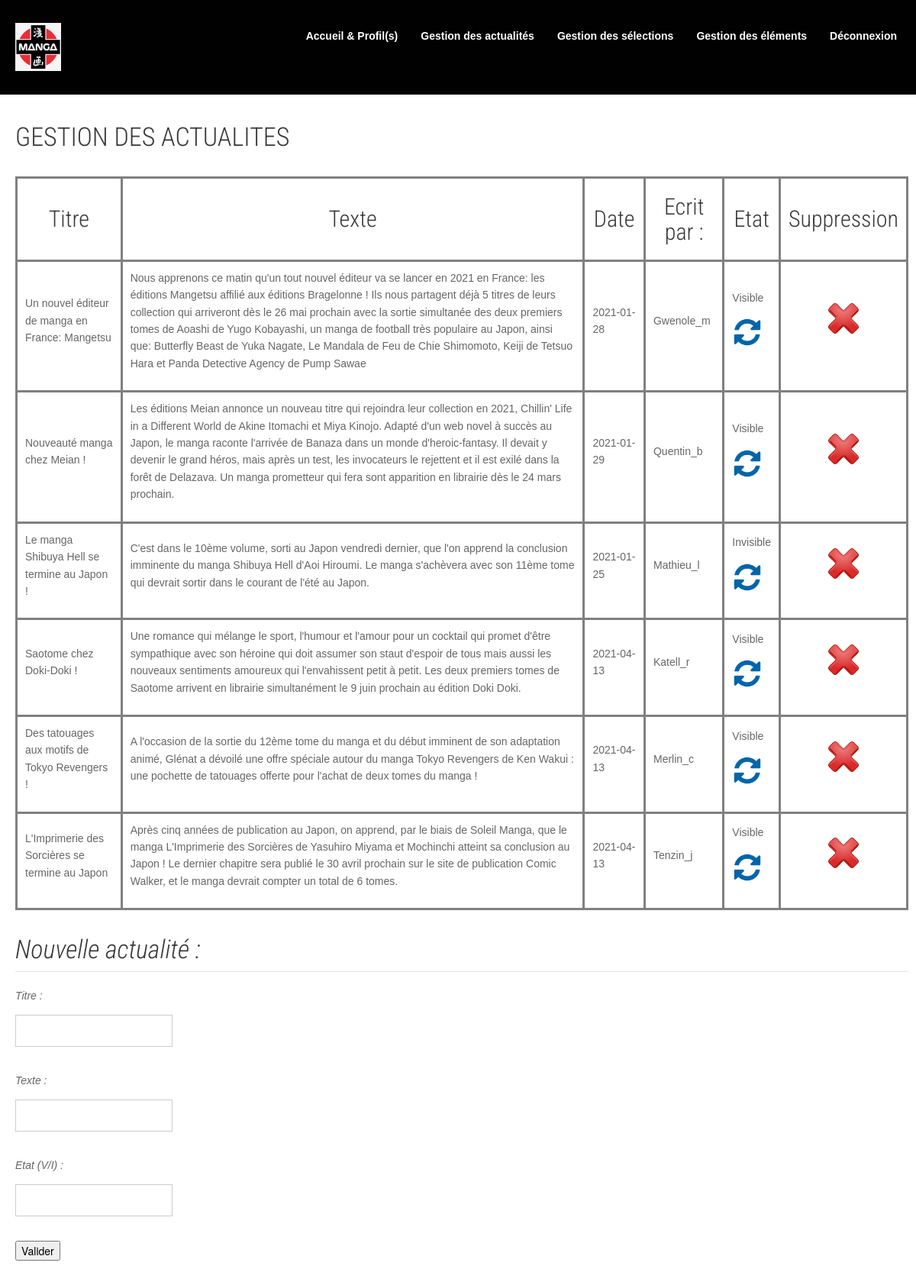
The app's page /admin_actualite.php (signed in) with its own data.
### tables this page shows
CREATE TABLE `t_actualite_act` (
  `act_numero` int(11) NOT NULL,
  `act_titre` varchar(50) NOT NULL,
  `act_texte` varchar(500) NOT NULL,
  `act_date_publication` varchar(10) NOT NULL,
  `act_etat` char(1) NOT NULL,
  `com_pseudo` varchar(50) NOT NULL
);

### admin_actualite.php (the view, shortened to what this page needs)
<html lang="en">
 <head>
  <link href="assets/css/bootstrap.css" rel="stylesheet" />
  <link href="assets/css/bootstrap-responsive.css" rel="stylesheet" />
  <link href="assets/css/prettyPhoto.css" rel="stylesheet" />
  <link href="assets/css/animate.css" rel="stylesheet" />
  <link href="assets/css/style.css" rel="stylesheet" />
  <link href="assets/color/default.css" rel="stylesheet" />
 </head>
 <body>
 <header>
    <div id="topnav" class="navbar navbar-fixed-top default">
      <div class="navbar-inner">
        <div class="container">
          <div class="logo">
            <img width='60' src="assets/img/manga.png" alt="" />
          </div>
          <div class="navigation">
            <nav>
              <ul class="nav pull-right">
                <li><a href="admin_accueil.php" class="external">Accueil & Profil(s)</a></li>
                <li><a href="admin_actualite.php" class="external">Gestion des actualités</a></li>
                <li><a href="admin_selection.php" class="external">Gestion des sélections</a></li>
                <li><a href="admin_element.php" class="external">Gestion des éléments</a></li>
                <li><a href="deconnexion.php" class="external">Déconnexion</a></li>
              </ul>
            </nav>
          </div>
        </div>
      </div>
    </div>
  </header>
 	<section class="section">
    <div class="container">
      <div class="row">
        <div class="span12"></div>
    	</div>
			<h1>GESTION DES ACTUALITES</h1>
	    <br />
			<?php
			  $mysqli = new mysqli("localhost","root","", "showroom", 3307);
			  $requete="SELECT * FROM t_actualite_act;";
			  echo ("<table cellpadding=\"10px\">");
				  echo ("<tr>");
				    echo ("<th>"); echo ("<h2>Titre</h2>"); echo ("</th>");
				    echo ("<th>"); echo ("<h2>Texte</h2>"); echo ("</th>");
				    echo ("<th>"); echo ("<h2>Date</h2>"); echo ("</th>");
				    echo ("<th>"); echo ("<h2>Ecrit par :</h2>"); echo ("</th>");
				    echo ("<th>"); echo ("<h2>Etat</h2>"); echo ("</th>");
				    echo ("<th>"); echo ("<h2>Suppression</h2>"); echo ("</th>");
				  echo ("</tr>");
			    $result1 = $mysqli->query($requete);
		      while ($act = $result1->fetch_assoc())
				  {
					 	echo ("<tr>");
					   	echo ("<td>"); echo ("<p>" .$act['act_titre']. "</p>"); echo ("</td>");
					   	echo ("<td>"); echo ("<p>" .$act['act_texte']. "</p>"); echo ("</td>");
				    	echo ("<td>"); echo ("<p>" .$act['act_date_publication']. "</p>"); echo ("</td>");
				    	echo ("<td>"); echo ("<p>" .$act['com_pseudo']. "</p>"); echo ("</td>");
				    	if ($act['act_etat']=='V') {
				      	echo ("<td><p>Visible</p>");
				      }
				      else {
				      	echo ("<td><p>Invisible</p>");
				      }
				    	echo("
				    	<form action='actualite_action.php' method='post'>
				    		<input id='image' type='image' width='50' height='40' src='images/refresh.png' align='center' alt='Login'/>");
								echo("<input type=\"hidden\" name=\"titre\" value=\"" .$act['act_titre']. "\"/>
								<input type=\"hidden\" name=\"action\" value=\"action_modif_etat\"/>
							</form> ");
				    	echo ("</td>");
				    	echo ("<td>");
				    	echo("
				    	<form action='actualite_action.php' method='post'>
				    		<div style='text-align: center'>
									<input id='image' type='image' width='50' height='40' src='images/croix_rouge.png' align='center' alt='Login'/>
								</div>
								<input type=\"hidden\" name=\"action\" value=\"action_supp_act\"/>
								<input type=\"hidden\" name=\"numero\" value=\"" .$act['act_numero']. "\"/>
							</form> ");
				    	echo ("</td>");
				   	echo ("</tr>");
		    	}
			  echo ("</table>");
			  echo ("<br />");
		    echo ("<fieldset>");
	       	echo("<legend><h1><em><span>Nouvelle actualité : </span></h1></legend>");
	       	echo("<form action=\"actualite_action.php\" method=\"post\">");
	          echo("<p>Titre :</p> <input type=\"text\" name=\"titre\"/> <br /><br />");
	        	echo("<p>Texte :</p> <input type=\"text\" name=\"texte\"/> <br /><br />");
	          echo("<p>Etat (V/I) :</p> <input type=\"text\" name=\"etat\"/> <br /><br />");
	          echo("<input type=\"submit\" value=\"Valider\">");
	      	echo("</form>");
	      echo("</fieldset>");
	 		?>
 		</div>
  </section>
 </body>
</html>

### assets/css/style.css (style rules this page uses)
body { margin: 0; padding:0; font-family: Arial, Tahoma, Verdana, Sans-serif; font-size: 14px; line-height: 1.6em; color: #666; background-color: #ffffff; }
h1, h2, h3, h4, h5, h6 { font-family: 'Roboto Condensed', sans-serif; line-height:1.1em; color: #3a3a3a; font-weight:300; margin-bottom:10px; }
h1 { font-size: 34px; }
h2 { font-size: 30px; }
section { padding:120px 0 40px 0; }
.container { padding: 0 20px 0 20px; }
.row { margin-bottom:40px; }
header { position:relative; }
header .logo { float:left; margin:30px 0 0; }
.navigation { margin:30px 0 0; }
.navbar { padding:0 0 20px; margin:0; }
.navbar .nav { margin: 0 0 0 0; }
.navbar .nav > li > a { float: none; color: #fff; line-height:1em; text-decoration: none; text-shadow:none; z-index:100; outline:0; font-weight:bold; }
.default { background:#010101; border-bottom:1px solid #222; }

### assets/color/default.css (style rules this page uses)
a { color: #3498db; }

### assets/css/overwrite.css (style rules this page uses)
img { max-width: 100%; width: auto\9; height: auto; vertical-align: middle; border: 0; -ms-interpolation-mode: bicubic; }
img { margin-bottom:10px; }
p { font-size: 14px; line-height:1.6em; margin-bottom: 1em; }
a { outline:0; text-decoration: none; }
fieldset { padding: 0; margin: 0; border: 0; }
legend { border: 0; border-bottom: 1px solid #e5e5e5; }
select, textarea, input[type="text"], input[type="password"], input[type="datetime"], input[type="datetime-local"], input[type="date"], input[type="month"], input[type="time"], input[type="week"], input[type="number"], input[type="email"], input[type="url"], input[type="search"], input[type="tel"], input[type="color"], .uneditable-input { -webkit-border-radius: 0; -moz-border-radius: 0; border-radius: 0; }
textarea, input[type="text"], input[type="password"], input[type="datetime"], input[type="datetime-local"], input[type="date"], input[type="month"], input[type="time"], input[type="week"], input[type="number"], input[type="email"], input[type="url"], input[type="search"], input[type="tel"], input[type="color"], .uneditable-input { padding: 20px 10px 20px 10px; -webkit-box-shadow: none; -moz-box-shadow: none; box-shadow: none; }
.navbar-inner { min-height: 40px; padding-right: 20px; padding-left: 20px; background: none; background-image: none; border: none; border:none; -webkit-border-radius: 0; -moz-border-radius: 0; border-radius: 0; *zoom: 1; -webkit-box-shadow: none; -moz-box-shadow: none; box-shadow: none; }
.navbar-inner { -webkit-border-radius: 0; -moz-border-radius: 0; border-radius: 0; -webkit-box-shadow: none; -moz-box-shadow: none; box-shadow: none; }
.navbar-fixed-top .navbar-inner, .navbar-fixed-bottom .navbar-inner { padding-left: 0; padding-right: 0; -webkit-border-radius: 0; -moz-border-radius: 0; border-radius: 0; }
.navbar-fixed-top { top: 0; }
.navbar-fixed-top .navbar-inner, .navbar-static-top .navbar-inner { -webkit-box-shadow: none; -moz-box-shadow: none; box-shadow: none; }

### admin_actualite.php (style rules this page uses)
table, td, th { margin: auto; border-style: solid; border-color: grey; vertical-align: middle; }

### records on screen
t_actualite_act: act_titre "Un nouvel éditeur de manga en France: Mangetsu", act_texte "Nous apprenons ce matin qu'un tout nouvel éditeur va se lancer en 2021 en France: les éditions Mangetsu affilié aux éditions Bragelonne ! Ils nous partagent déjà 5 titres de leurs collection qui arriveront dès le 26 mai prochain avec la sortie simultanée des deux premiers tomes de Aoashi de Yugo Kobayashi, un manga de football très populaire au Japon, ainsi que: Butterfly Beast de Yuka Nagate, Le Mandala de Feu de Chie Shimomoto, Keiji de Tetsuo Hara et Panda Detective Agency de Pump Sawae", act_date_publication "2021-01-28", com_pseudo "Gwenole_m", act_etat "Visible"
t_actualite_act: act_titre "Nouveauté manga chez Meian !", act_texte "Les éditions Meian annonce un nouveau titre qui rejoindra leur collection en 2021, Chillin' Life in a Different World de Akine Itomachi et Miya Kinojo. Adapté d'un web novel à succès au Japon, le manga raconte l'arrivée de Banaza dans un monde d'heroic-fantasy. Il devait y devenir le grand héros, mais après un test, les invocateurs le rejettent et il est exilé dans la forêt de Delazava. Un manga prometteur qui fera sont apparition en librairie dès le 24 mars prochain.", act_date_publication "2021-01-29", com_pseudo "Quentin_b", act_etat "Visible"
t_actualite_act: act_titre "Le manga Shibuya Hell se termine au Japon !", act_texte "C'est dans le 10ème volume, sorti au Japon vendredi dernier, que l'on apprend la conclusion imminente du manga Shibuya Hell d'Aoi Hiroumi. Le manga s'achèvera avec son 11ème tome qui devrait sortir dans le courant de l'été au Japon.", act_date_publication "2021-01-25", com_pseudo "Mathieu_l", act_etat "Invisible"
t_actualite_act: act_titre "Saotome chez Doki-Doki !", act_texte "Une romance qui mélange le sport, l'humour et l'amour pour un cocktail qui promet d'être sympathique avec son héroine qui doit assumer son staut d'espoir de tous mais aussi les nouveaux sentiments amoureux qui l'envahissent petit à petit. Les deux premiers tomes de Saotome arrivent en librairie simultanément le 9 juin prochain au édition Doki Doki.", act_date_publication "2021-04-13", com_pseudo "Katell_r", act_etat "Visible"
t_actualite_act: act_titre "Des tatouages aux motifs de Tokyo Revengers !", act_texte "A l'occasion de la sortie du 12ème tome du manga et du début imminent de son adaptation animé, Glénat a dévoilé une offre spéciale autour du manga Tokyo Revengers de Ken Wakui : une pochette de tatouages offerte pour l'achat de deux tomes du manga !", act_date_publication "2021-04-13", com_pseudo "Merlin_c", act_etat "Visible"
t_actualite_act: act_titre "L'Imprimerie des Sorcières se termine au Japon", act_texte "Après cinq années de publication au Japon, on apprend, par le biais de Soleil Manga, que le manga L'Imprimerie des Sorcières de Yasuhiro Miyama et Mochinchi atteint sa conclusion au Japon ! Le dernier chapitre sera publié le 30 avril prochain sur le site de publication Comic Walker, et le manga devrait compter un total de 6 tomes.", act_date_publication "2021-04-13", com_pseudo "Tenzin_j", act_etat "Visible"
